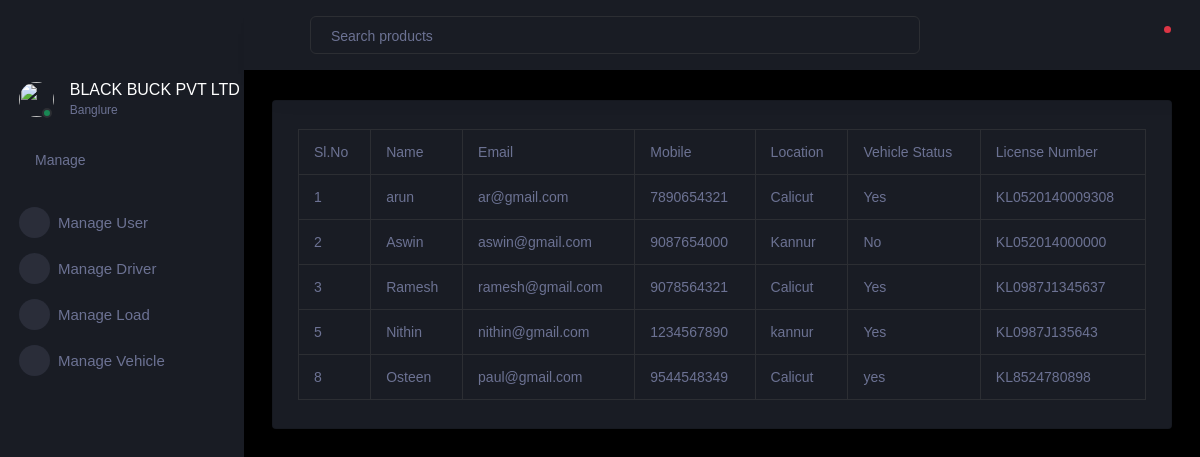
Screenshot of /view_approved_driver with the database file from the repository.
### easy_load/models.py (models this page shows, shortened)
class driver(models.Model):
    login_id = models.ForeignKey(log, on_delete=models.CASCADE)
    name=models.CharField(max_length=100,unique=True)
    email=models.EmailField(max_length=100,unique=True)
    mobile=models.CharField(max_length=13,unique=True)
    location=models.CharField(max_length=50)
    vehicle_status = models.CharField(max_length=50)
    licence_no=models.CharField(max_length=20,unique=True)
    role=models.CharField(max_length=10)
    status=models.CharField(max_length=10)
    transport_from = models.CharField(max_length=100)
    transport_to = models.CharField(max_length=100)

### easy_load/views.py (the view)
# urls.py: path("view_approved_driver",views.view_approved_driver,name="view_approved_driver"),
def view_approved_driver(request):
    data=driver.objects.all()
    return render(request,'forms/view_approved_drivers.html',{'data':data})

### easy_load/templates/forms/view_approved_drivers.html (shortened to what this page needs)
<!DOCTYPE html>
<html lang="en">
  <head>
    <link rel="stylesheet" href="../../static/assets/vendors/mdi/css/materialdesignicons.min.css">
    <link rel="stylesheet" href="../../static/assets/vendors/css/vendor.bundle.base.css">
    <link rel="stylesheet" href="../../static/assets/vendors/select2/select2.min.css">
    <link rel="stylesheet" href="../../static/assets/vendors/select2-bootstrap-theme/select2-bootstrap.min.css">
    <link rel="stylesheet" href="../../static/assets/css/style.css">
  </head>
  <body>
    <div class="container-scroller">
      <nav class="sidebar sidebar-offcanvas" id="sidebar">
        <div class="sidebar-brand-wrapper d-none d-lg-flex align-items-center justify-content-center fixed-top">
        </div>
        <ul class="nav">
          <li class="nav-item profile">
            <div class="profile-desc">
              <div class="profile-pic">
                <div class="count-indicator">
                  <img class="img-xs rounded-circle " src="../../static/assets/images/faces/face15.jpg" alt="">
                  <span class="count bg-success"></span>
                </div>
                <div class="profile-name">
                  <h5 class="mb-0 font-weight-normal">BLACK BUCK PVT LTD</h5>
                  <span>Banglure</span>
                </div>
              </div>
              <a href="#" id="profile-dropdown" data-bs-toggle="dropdown"><i class="mdi mdi-dots-vertical"></i></a>
              <div class="dropdown-menu dropdown-menu-right sidebar-dropdown preview-list" aria-labelledby="profile-dropdown">
                <a href="#" class="dropdown-item preview-item">
          </li>
          <li class="nav-item nav-category">
            <span class="nav-link">Manage</span>
          </li>
          <li class="nav-item menu-items">
            <a class="nav-link" data-bs-toggle="collapse" href="#ui-basic" aria-expanded="false" aria-controls="ui-basic">
              <span class="menu-icon">
                <i class="mdi mdi-laptop"></i>
              </span>
              <span class="menu-title">Manage User</span>
              <i class="menu-arrow"></i>
            </a>
          </li>
          <li class="nav-item menu-items">
            <a class="nav-link" data-bs-toggle="collapse" href="#ui-basic" aria-expanded="false" aria-controls="ui-basic">
              <span class="menu-icon">
                <i class="mdi mdi-laptop"></i>
              </span>
              <span class="menu-title">Manage Driver</span>
              <i class="menu-arrow"></i>
            </a>
            <li class="nav-item menu-items">
                <a class="nav-link" data-bs-toggle="collapse" href="#ui-basic" aria-expanded="false" aria-controls="ui-basic">
                  <span class="menu-icon">
                    <i class="mdi mdi-laptop"></i>
                  </span>
                  <span class="menu-title">Manage Load</span>
                  <i class="menu-arrow"></i>
                </a>
              </li>
              <li class="nav-item menu-items">
                <a class="nav-link" data-bs-toggle="collapse" href="#ui-basic" aria-expanded="false" aria-controls="ui-basic">
                  <span class="menu-icon">
                    <i class="mdi mdi-laptop"></i>
                  </span>
                  <span class="menu-title">Manage Vehicle</span>
                  <i class="menu-arrow"></i>
                </a>
              </li>
        </ul>
      </nav>
      <div class="container-fluid page-body-wrapper">
        <nav class="navbar p-0 fixed-top d-flex flex-row">
          <div class="navbar-menu-wrapper flex-grow d-flex align-items-stretch">
            <button class="navbar-toggler navbar-toggler align-self-center" type="button" data-toggle="minimize">
              <span class="mdi mdi-menu"></span>
            </button>
            <ul class="navbar-nav w-100">
              <li class="nav-item w-100">
                <form class="nav-link mt-2 mt-md-0 d-none d-lg-flex search">
                  <input type="text" class="form-control" placeholder="Search products">
                </form>
              </li>
            </ul>
            <ul class="navbar-nav navbar-nav-right">
              <li class="nav-item dropdown border-left">
                <a class="nav-link count-indicator dropdown-toggle" id="notificationDropdown" href="#" data-bs-toggle="dropdown">
                  <i class="mdi mdi-bell"></i>
                  <span class="count bg-danger"></span>
                </a>
              </li>
            </ul>
          </div>
        </nav>
        <div class="main-panel">
          <div class="content-wrapper">
            <div class="row">
                <div class="col-lg-12 grid-margin stretch-card">
                  <div class="card">
                    <div class="card-body">
                      <div class="table-responsive">
                        <table class="table table-bordered">
                          <thead>
                              <tr>
                                <th>Sl.No</th>
                                <th>Name</th>
                                <th>Email</th>
                                <th>Mobile</th>
                                <th>Location</th>
                                <th>Vehicle Status</th>
                                <th>License Number</th>
                              </tr>
                            </thead>
                            <tbody>
                              {% for i in data %}
                              {% if i.status == '1' %}
                              <tr>
                                <td>{{forloop.counter}}</td>
                                <td>{{i.name}}</td>
                                <td>{{i.email}}</td>
                                <td>{{i.mobile}}</td>
                                <td>{{i.location}}</td>
                                <td>{{i.vehicle_status}}</td>
                                <td>{{i.licence_no}}</td>
                              </tr>
                              {% endif %}
                              {% endfor %}
                            </tbody>
                        </table>
                      </div>
                    </div>
                  </div>
                </div>
                    </div>
                  </div>
                </div>
              </div>
        </div>
  </body>
</html>

### rows the page displays
driver: name "arun", email "ar@gmail.com", mobile "7890654321", location "Calicut", vehicle_status "Yes", licence_no "KL0520140009308"
driver: name "Aswin", email "aswin@gmail.com", mobile "9087654000", location "Kannur", vehicle_status "No", licence_no "KL052014000000"
driver: name "Ramesh", email "ramesh@gmail.com", mobile "9078564321", location "Calicut", vehicle_status "Yes", licence_no "KL0987J1345637"
driver: name "Nithin", email "nithin@gmail.com", mobile "1234567890", location "kannur", vehicle_status "Yes", licence_no "KL0987J135643"
driver: name "Osteen", email "paul@gmail.com", mobile "9544548349", location "Calicut", vehicle_status "yes", licence_no "KL8524780898"
